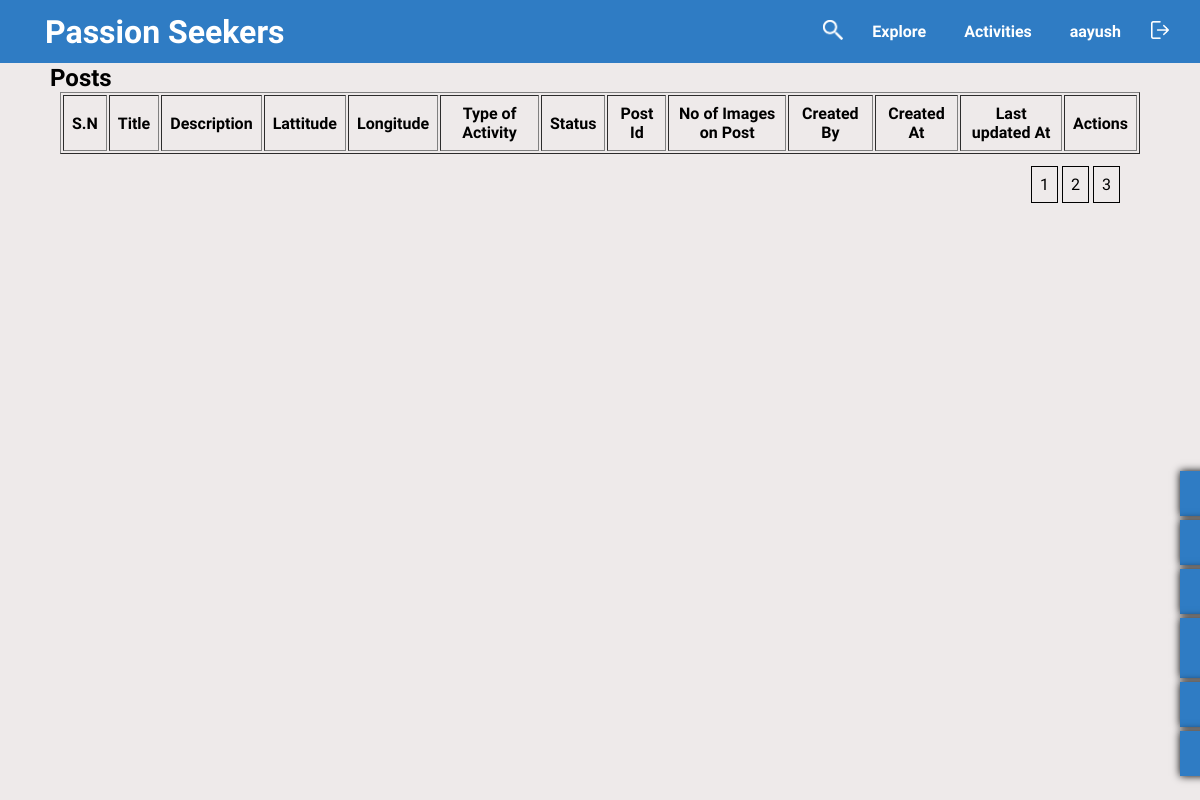
The page /allPosts.php?pageno=4 (signed in) on the database as committed earlier.
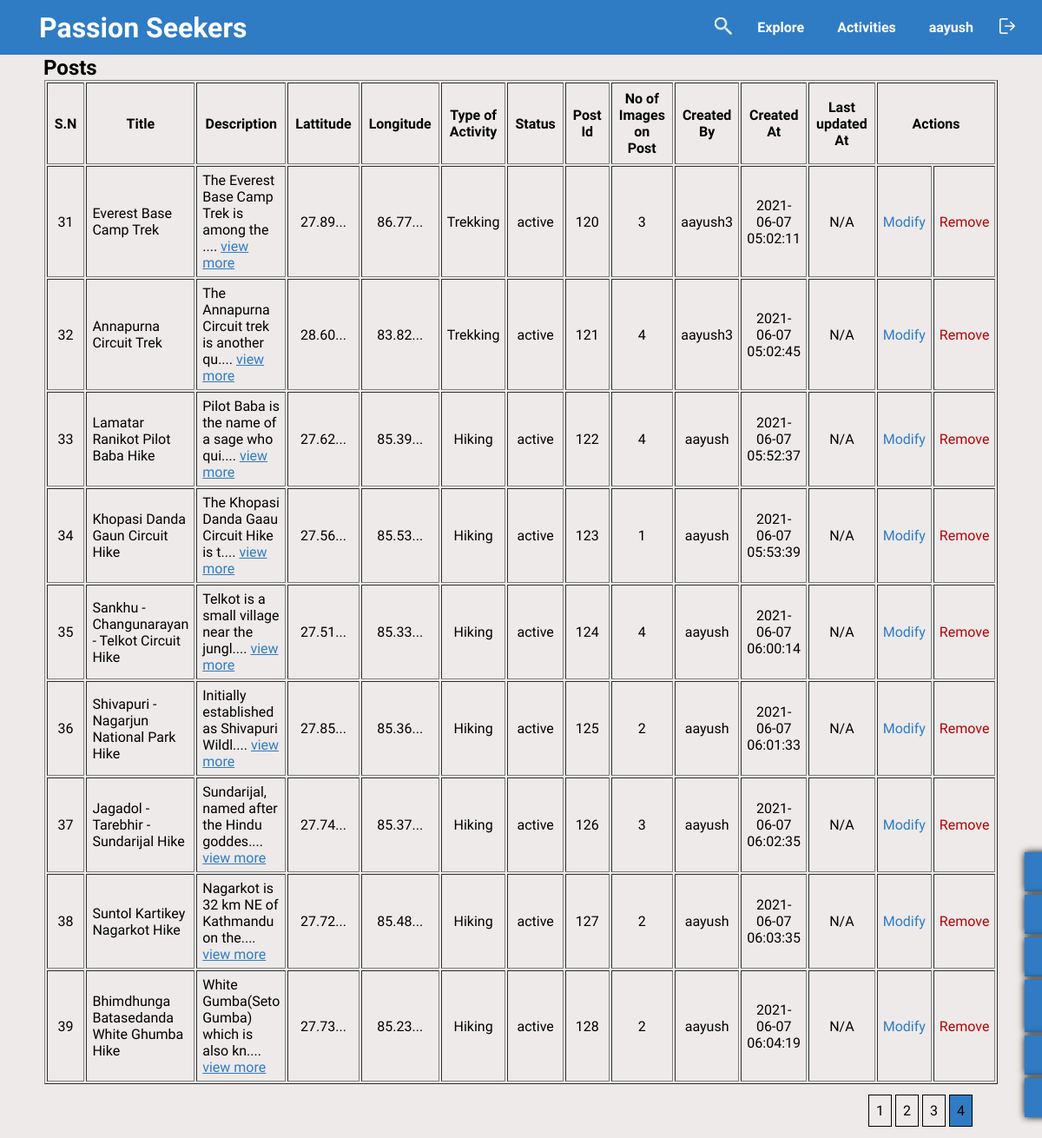
The same page on the database as committed later.
### tables this page shows
CREATE TABLE `tbl_location` (
  `id` int NOT NULL,
  `title` varchar(50) NOT NULL,
  `description` text NOT NULL,
  `type_of_activity` varchar(50) NOT NULL,
  `admin_id` int NOT NULL,
  `lattitude` decimal(22,20) NOT NULL,
  `longitude` decimal(22,20) NOT NULL,
  `status` tinyint(1) NOT NULL DEFAULT '1',
  `created_at` timestamp NOT NULL DEFAULT CURRENT_TIMESTAMP,
  `updated_at` timestamp NULL DEFAULT NULL
);

### __connection.php (called while the page is built, shortened)
<?php
function mysqlisAdmin($id, $username)
{
  $query = "SELECT * FROM tbl_admins WHERE username='$username' AND status=1 AND id=$id";
  return $query;
}
function mysqlLocationAndImagesInfo($pageNo, $pageOffset)
{
  $pageNo = $pageNo * $pageOffset;
  $query =
    "SELECT
    id,
    title,
    `description`,
    lattitude,
    longitude,
    `status`,
    image_count,
    type_of_activity,
  	created_by,
    created_by_id,
    created_at,
    updated_at
FROM
    `tbl_location` AS l,
    (
    SELECT
        COUNT(location_id) AS image_count,
        location_id
    FROM
        `tbl_images`
    GROUP BY
        location_id
) AS i,
(
    SELECT username AS created_by,id AS created_by_id FROM `tbl_admins`
) AS a
WHERE
    i.location_id = l.id AND
    l.admin_id = a.created_by_id
LIMIT $pageNo,$pageOffset";
  return $query;
}
function mysqlLocationPostCount()
{
  $query = "SELECT COUNT(id) as `total` FROM `tbl_location`";
  return $query;
}

### allPosts.php (the view, shortened to what the changed rows need)
<?php
require_once './__connection.php';
?>
<!DOCTYPE html>
<html lang="en">
<head>
   <link rel="stylesheet" href="./style/style.css">
   <link rel="stylesheet" href="./style/header-navigationBar.css">
   <link rel="stylesheet" href="./style/all-posts.css">
   <link rel="stylesheet" href="./style/admin-jobs.css">
</head>
<body>
   <?php
   $checkAdminQuery = mysqlisAdmin($_SESSION['id'], $_SESSION['username']);
   $checkAdminResult = $connection->query($checkAdminQuery);
   if ($checkAdminResult->num_rows == 1) {
      $pageNumber = 1;
      if (isset($_GET['pageno']) && is_numeric($_GET['pageno']) && $_GET['pageno'] > 1) {
         $pageNumber = $_GET['pageno'];
      }
      $pageOfset = 10;
      $result = $connection->query(mysqlLocationAndImagesInfo($pageNumber - 1, $pageOfset));
      $postList = [];
      while ($row = $result->fetch_assoc()) {
         array_push($postList, $row);
      }
   } else {
      $err['user'] = 'Not a valid User';
   }
   $totalPost = ($connection->query(mysqlLocationPostCount()))->fetch_assoc();
   $pageCount = ceil($totalPost['total'] / $pageOfset);
   ?>
   <header>
      <?php require_once './__navigationBar.php' ?>
   </header>
   <?php if ($checkAdminResult->num_rows == 1) { ?>
      <section class="all__posts">
         <h2 class="all__posts__title">Posts</h2>
         <div class="all__posts__body">
            <table border="1" class="all__posts__contents">
               <thead class="all__posts__contents__head">
                  <th>S.N</th>
                  <th>Title</th>
                  <th>Description</th>
                  <th>Lattitude</th>
                  <th>Longitude</th>
                  <th>Type of Activity</th>
                  <th>Status</th>
                  <th>Post Id</th>
                  <th>No of Images on Post</th>
                  <th>Created By</th>
                  <th>Created At</th>
                  <th>Last updated At</th>
                  <th colspan="2">Actions</th>
               </thead>
               <tbody>
                  <?php foreach ($postList as $index => $post) { ?>
                     <tr class="all__posts__contents__content">
                        <td><?php echo $pageOfset * $pageNumber - $pageOfset + $index + 1 ?></td>
                        <td class="all__posts__contents__content__left"><?php echo $post['title'] ?></td>
                        <td class="all__posts__contents__content__left"><?php echo substr($post['description'], 0, 40) . ".... <a href='./individualPage.php?id=" . $post['id'] . "' class='all__posts__contents__content__more' >view more</a>" ?></td>
                        <td><?php echo substr($post['lattitude'], 0, 5) . "..." ?></td>
                        <td><?php echo substr($post['longitude'], 0, 5) . "..." ?></td>
                        <td><?php echo $post['type_of_activity'] ?></td>
                        <td><?php echo $post['status'] == 1 ? 'active' : 'hidden' ?></td>
                        <td><?php echo $post['id'] ?></td>
                        <td><?php echo $post['image_count'] ?></td>
                        <td><?php echo $post['created_by'] ?></td>
                        <td><?php echo $post['created_at'] ?></td>
                        <td><?php echo $post['updated_at'] ? $post['updated_at'] : 'N/A' ?></td>
                        <td><a href="<?php echo "./editPost.php?id=" . $post['id'] ?>" class="all__posts__contents__content__edit">Modify</a></td>
                        <td><a href="<?php echo "./removePost.php?redirect=true&id=" . $post['id'] ?>" class="all__posts__contents__content__remove">Remove</a></td>
                     </tr>
                  <?php } ?>
               </tbody>
            </table>
         </div>
      </section>
      <div class="page__numbers">
         <?php for ($i = 1; $i <= $pageCount; $i++) {
            if ($pageNumber == $i) { ?>
               <p class="page__number page__number--active"><a><?php echo $i ?></a></p>
            <?php } else { ?>
               <p class="page__number page__number"><a href="<?php echo './allPosts.php?pageno=' . $i ?>"><?php echo $i ?></a></p>
            <?php } ?>
         <?php } ?>
      </div>
   <?php } ?>
</body>
</html>

Rows that differ between the two databases and show on the page:
added tbl_location: index "31", title "Everest Base Camp Trek", description "The Everest Base Camp Trek is among the", lattitude "27.89", longitude "86.77", type_of_activity "Trekking", status "active", id "120", image_count "3", created_by "aayush3", created_at "2021-06-07 05:02:11", shows "N/A"
added tbl_location: index "32", title "Annapurna Circuit Trek", description "The Annapurna Circuit trek is another qu", lattitude "28.60", longitude "83.82", type_of_activity "Trekking", status "active", id "121", image_count "4", created_by "aayush3", created_at "2021-06-07 05:02:45", shows "N/A"
added tbl_location: index "33", title "Lamatar Ranikot Pilot Baba Hike", description "Pilot Baba is the name of a sage who qui", lattitude "27.62", longitude "85.39", type_of_activity "Hiking", status "active", id "122", image_count "4", created_by "aayush", created_at "2021-06-07 05:52:37", shows "N/A"
added tbl_location: index "34", title "Khopasi Danda Gaun Circuit Hike", description "The Khopasi Danda Gaau Circuit Hike is t", lattitude "27.56", longitude "85.53", type_of_activity "Hiking", status "active", id "123", image_count "1", created_by "aayush", created_at "2021-06-07 05:53:39", shows "N/A"
added tbl_location: index "35", title "Sankhu - Changunarayan - Telkot Circuit Hike", description "Telkot is a small village near the jungl", lattitude "27.51", longitude "85.33", type_of_activity "Hiking", status "active", id "124", image_count "4", created_by "aayush", created_at "2021-06-07 06:00:14", shows "N/A"
added tbl_location: index "36", title "Shivapuri -Nagarjun National Park Hike", description "Initially established as Shivapuri Wildl", lattitude "27.85", longitude "85.36", type_of_activity "Hiking", status "active", id "125", image_count "2", created_by "aayush", created_at "2021-06-07 06:01:33", shows "N/A"
added tbl_location: index "37", title "Jagadol - Tarebhir - Sundarijal Hike", description "Sundarijal, named after the Hindu goddes", lattitude "27.74", longitude "85.37", type_of_activity "Hiking", status "active", id "126", image_count "3", created_by "aayush", created_at "2021-06-07 06:02:35", shows "N/A"
added tbl_location: index "38", title "Suntol Kartikey Nagarkot Hike", description "Nagarkot is 32 km NE of Kathmandu on the", lattitude "27.72", longitude "85.48", type_of_activity "Hiking", status "active", id "127", image_count "2", created_by "aayush", created_at "2021-06-07 06:03:35", shows "N/A"
added tbl_location: index "39", title "Bhimdhunga Batasedanda White Ghumba Hike", description "White Gumba(Seto Gumba) which is also kn", lattitude "27.73", longitude "85.23", type_of_activity "Hiking", status "active", id "128", image_count "2", created_by "aayush", created_at "2021-06-07 06:04:19", shows "N/A"
Other text that changed with them:
new list line: "4"
